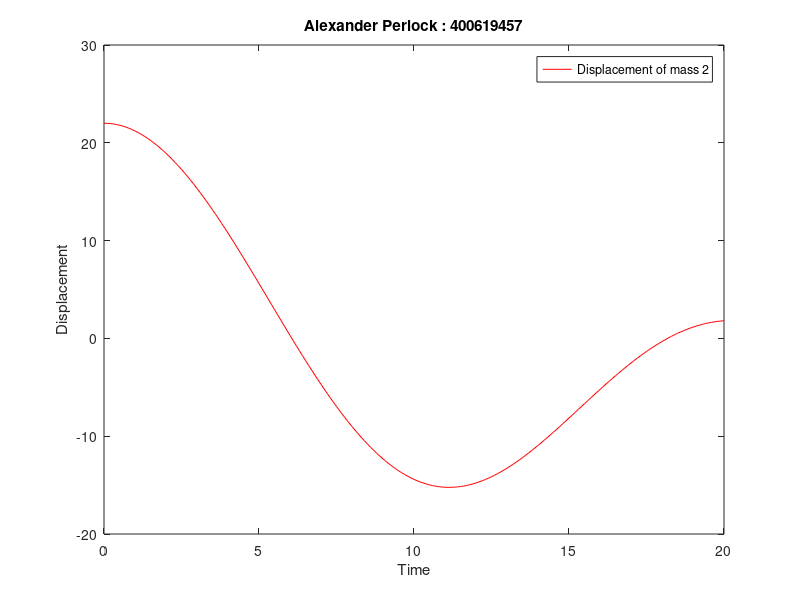

Recreate this plot in MATLAB.
% Question 1
% k1 = k2 = k3 = 3.6 .'. k = 3.6
% x1'' = -k * x1 - k * (x1 - x2)
% x2'' = -k * (x2 - x1) - k * x2
% 
% let   v1 = x1' : (1), 
%       v2 = x2' : (2)
% 
% v1' = -k * (x1) - k * (x1 - x2) = -k * (2 * x1 - x2) : (3)
% v2' = -k * (x2 - x1) - k * x2   = -k * (2 * x2 - x1) : (4)

% init
k = 3.6;
h = 0.01;
X = 20;
N = round(X / h);
x1 = zeros(1, N + 1); x2 = zeros(1, N + 1);
v1 = zeros(1, N + 1); v2 = zeros(1, N + 1);
x1(1) = 0; x2(1) = 22;
v1(1) = 0; v2(1) = 0;

% main
for n = 1:N
    x1(n + 1) = x1(n) + h * v1(n); % (1)
    x2(n + 1) = x2(n) + h * v2(n); % (2)

    v1(n + 1) = v1(n) + h * -k * (2 * x1(n) - x2(n)); % (3)
    v2(n + 1) = v2(n) + h * -k * (2 * x2(n) - x1(n)); % (4)

end

max(x2) % 36.2117

% Question 2
%  y' = 9 * x + y : (1)

% init
h = 0.01;
X = 2;
N = round(X / h);
x = zeros(1, N + 1); y = zeros(1, N + 1);
y(1) = 6;

% main
for n = 1:N
    x(n + 1) = x(n) + h;
    dydx     = (9 * x(n) + y(n)); % (1)
    ya       = y(n) + h * dydx;
    y(n + 1) = y(n) + 0.5 * h * (dydx + 9 * x(n + 1) + ya);
end
y(N + 1) % 83.8322

% Question 3
% init
k = 3.6;
h = 0.01;
X = 20;

Y = zeros(4, N + 1);
Y(:, 1) = [0 22 0 0];

F = @(y) [
    y(3) % (1.1)
    y(4) % (1.2)
    -k * (2 * y(1) - y(2)) % (1.3)
    -k * (2 * y(2) - y(1)) % (1.4)
]; 

% main
for n = 1:N
    fn          = F(Y(:, n));
    ya          = Y(:, n) + h * fn;
    Y(:, n + 1) = Y(:, n) + 0.5 * h * (fn + F(ya));
end
max(Y(2, :)) % 22

% Question 4
% plotting
t = linspace(0, 20, N+1);
figure(1);
plot(t, Y(2, :), "r");
legend('Displacement of mass 2');
xlabel('Time'); ylabel('Displacement');
title('Alexander Perlock : 400619457');
saveas(gcf, 'Lab5_4.png');

% Question 5
% x'' = 14 * (x - 5) * exp(-(x-5)^2);
% let v = x' % (1)
% v' = 14 * (x - 5) * exp( -(x - 5) ^ 2) % (2)

% init
h = 0.01;
tf = 50;
N = round(tf / h);

F = @(x) [
    x(2) % (1)
    14 * (x(1) - 5) * exp(- (x(1) - 5) ^ 2) % (2)
];

vmin = 0; vmax = 38;

% main
while vmax - vmin > 0.01
    X = zeros(2, N + 1);
    V = (vmax + vmin) / 2;
    X(:, 1) = [0 V];

    for n = 1:N
        fn = F(X(:, n));
        xa = X(:, n) + h * fn;
        X(:, n + 1) = X(:, n) + 0.5 * h * (fn + F(xa));
    end
    if X(1, N + 1) < 5
        vmin = V;
    else
        vmax = V;
    end
end
vmin % 3.7388
vmax % 3.7480
